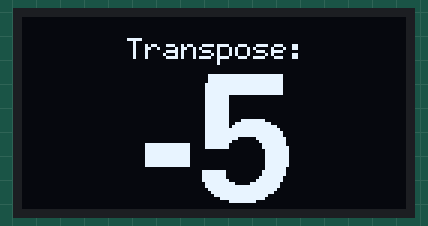
Simulated run of this sketch. Board: Arduino Uno, built with avr-gcc and run on an emulated ATmega328P. On the bench: 128×64 one-colour display.

Above: at 0.1 s.
At 1.2 s:
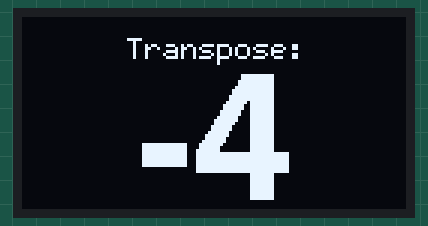
At 2.2 s:
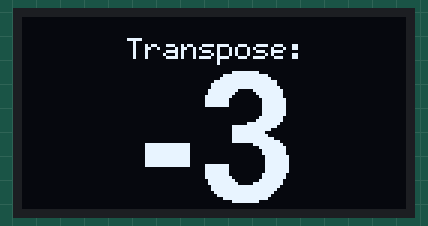
At 4.3 s:
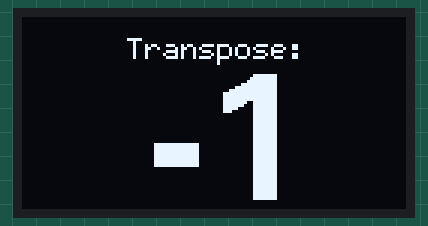
At 6.4 s:
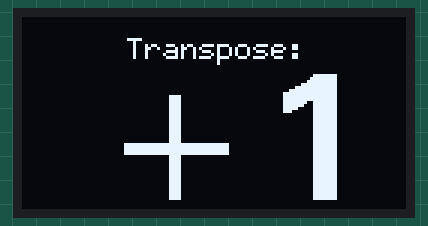
At 9.6 s:
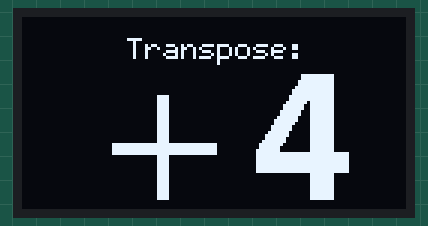

Measured:
- by itself, everything shown: repeats every 10.5 s, in 10 steps
- what the display in image 0 shows lasts 1.0 s, from 0.1 s to 1.1 s
- what the display in image 3 shows lasts 1.0 s, from 4.3 s to 5.3 s

The sketch:

OLED_ard_micro.ino
```cpp
#include <U8g2lib.h>
#include <Wire.h>

// SH1106 128x64 I2C
U8G2_SH1106_128X64_NONAME_F_HW_I2C u8g2(U8G2_R0, U8X8_PIN_NONE);

void setup() {
  u8g2.begin();
}

void loop() {
  for(int i = -5; i <= 4; i++) {
    u8g2.clearBuffer();

    // --- Mały napis u góry ---
    u8g2.setFont(u8g2_font_6x12_tr);   // mała czcionka
    const char* header = "Transpose:";
    int16_t headerWidth = u8g2.getStrWidth(header);
    int16_t headerX = (128 - headerWidth) / 2;  // wycentrowanie poziome
    u8g2.drawStr(headerX, 14, header);          // y=14, trochę niżej od góry

    // --- Duża liczba wyśrodkowana, trochę niżej ---
    u8g2.setFont(u8g2_font_fub42_tr);          // duża czcionka
    String text = (i >= 0 ? "+" : "") + String(i);
    int16_t strWidth = u8g2.getStrWidth(text.c_str());
    int16_t x = (128 - strWidth) / 2;
    int16_t y = 40 + 21;  // obniżone w pionie, żeby nie nachodziło na nagłówek
    u8g2.drawStr(x, y, text.c_str());

    u8g2.sendBuffer();
    delay(1000);
  }
}
```
